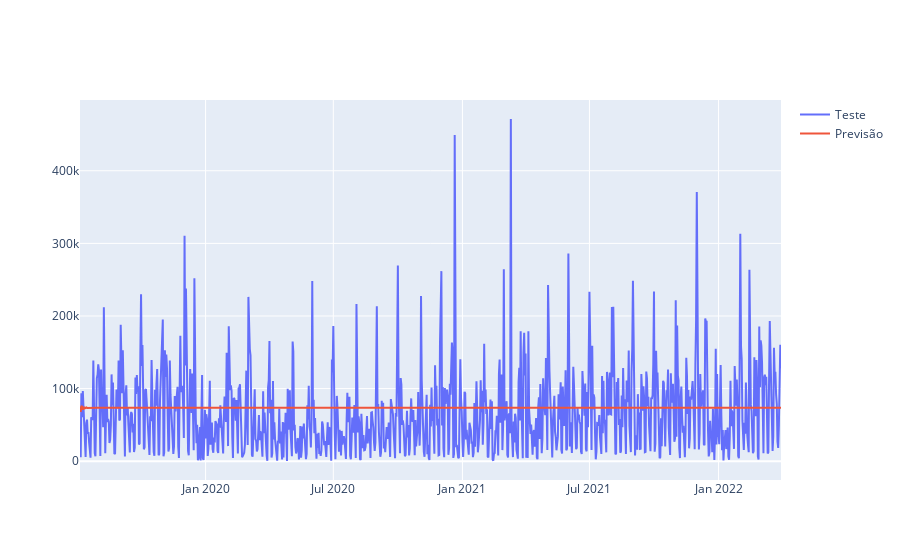

The notebook cell this image was saved under:
### Code cell
fig = go.Figure([
    go.Scatter(x = df_test.index, y=df_test['VALOR'], mode='lines', name='Teste'),
    go.Scatter(x = pred.index, y = pred['VALOR'], mode='lines', name='Previsão')
])

fig.show()

### Figure 1 — Plotly figure (JSON) as saved in the notebook; plotly's stock layout.template omitted (floating-point values rounded to 4 significant figures; data arrays with more than 128 entries replaced by an {"elided": "..."} marker saying what was removed)
{"data": [{"mode": "lines", "name": "Teste", "type": "scatter", "x": {"elided": "1000 str values"}, "y": {"elided": "1000 float values"}}, {"mode": "lines", "name": "Previsão", "type": "scatter", "x": {"elided": "1000 str values"}, "y": {"elided": "1000 float values"}}], "layout": {}}
